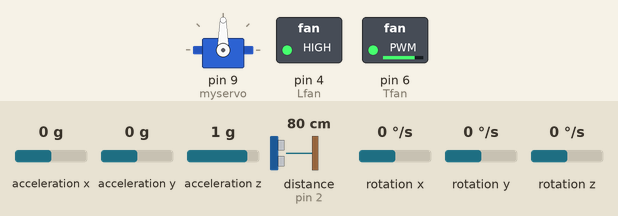
The sketch below on a simulated Arduino Uno, built with avr-gcc and run on an emulated ATmega328P. On the bench: servo, switched loads named in the sketch (green lamp = pin HIGH). Wiring (inferred from the names in the program): ultrasonic range finder: trigger pin 11; echo pin 2. The test bench sets the inputs (shaded band); at power-on: distance to the obstacle (sensor on pin 2) 80 cm, rotation z 0 °/s, acceleration x 0 g, acceleration y 0 g, acceleration z 1 g, rotation x 0 °/s, rotation y 0 °/s. The echo pulse lasts 58.3 µs per cm; pins used as bus, display or sensor lines are not drawn; what the sketch prints to the serial monitor is not drawn.

Above: at 3.7 s.
3.8 s: distance to the obstacle (sensor on pin 2) set to 34 cm
5.3 s: distance to the obstacle (sensor on pin 2) set to 27 cm
At 5.9 s:
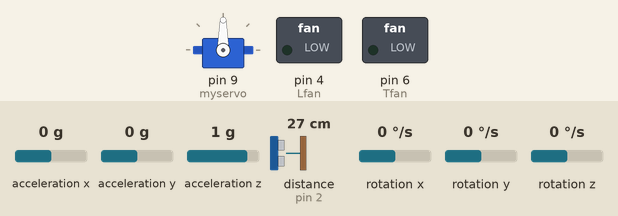
8.3 s: rotation z set to 100 °/s
At 10.1 s:
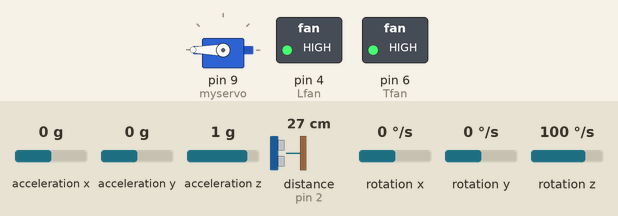
10.4 s: rotation z set to -192 °/s
At 12.7 s:
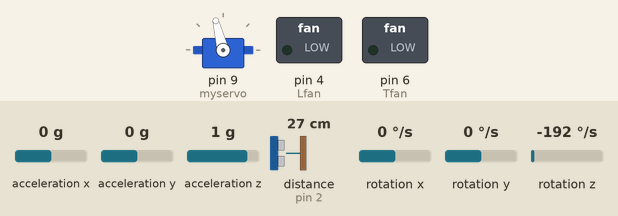
13.4 s: rotation z set to 192 °/s
At 15.0 s:
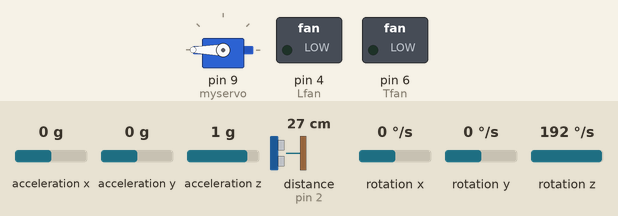
16.4 s: distance to the obstacle (sensor on pin 2) set to 21 cm
19.3 s: distance to the obstacle (sensor on pin 2) set to 16 cm
At 20.9 s:
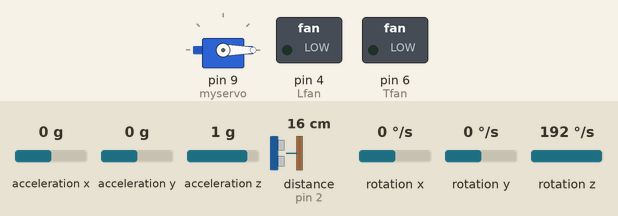
Timing chart, 0 to 23.3 s (numbered marks = the images above; inputs shaded):
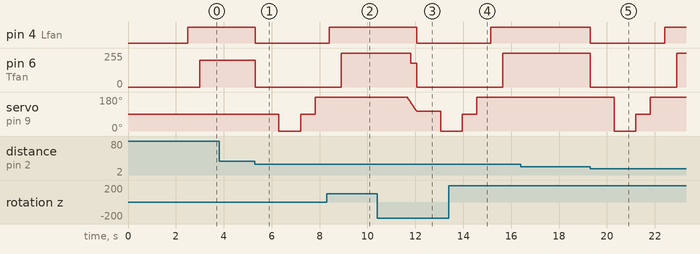

The sketch:

Competition_worthy_code.ino
```cpp
#include <avr/interrupt.h>
#include <avr/io.h>
#include <util/delay.h>
#include <inttypes.h>
#include <stdio.h>
#include <math.h>
#include <Servo.h>
#include "Wire.h"
#include <MPU6050_light.h>

//US
#define trigPin 11  //US trigger on PB3
#define echoPin 2  //US echo on PD2

//mpu
#define YAW_THRESHOLD 90.0
#define SERVO_MIN_ANGLE 0
#define SERVO_MAX_ANGLE 180


//servo
Servo myservo;
int servoAngle;

//lift fan
//const int Lfan = 5; //p3
const int Lfan=4; //DC pd4

//thrust fan
const int Tfan = 6; //p4


//MPU global variables
MPU6050 mpu(Wire);
unsigned long timer = 0;
float forwardYaw;
float currentYaw;
float yaw;

// Constants
const float ACCELERATION_THRESHOLD = 0.5;  // Adjust as needed
const int STOPPED_DURATION = 9000;         // Time in milliseconds to consider it stopped

// Variables
unsigned long accelTimer = 0;  //timer in isHcStopped()
int FanOnTime=2000;  //for delays
int FanOffTime=2000;  //for delays
float prevtA=3;

// //boolean logic
 bool firstLoop = true; //first loop bool to start fans
// bool hcStop =false;    //if hc stopped
bool sweepCheck=false;


//US global variables
long duration;
int distance;
unsigned long sweepTimer;


void setup() {

  pinMode(trigPin, OUTPUT);
  pinMode(echoPin, INPUT);
  pinMode(Lfan, OUTPUT);
  pinMode(Tfan, OUTPUT);


  Serial.begin(9600);
  Wire.begin();
  myservo.attach(9);

  byte status = mpu.begin();
  Serial.print(F("MPU6050 status: "));
  Serial.println(status);
  while (status != 0) { } // stop if could not connect to MPU6050

  Serial.println(F("Calculating offsets, do not move MPU6050"));
  _delay_ms(1000);
  mpu.calcOffsets(true, true); // gyro and accelerometer offset calc.
  Serial.println("Done!\n");

  //default servo to current 0  set forward to current.
  myservo.write(90);
  currentYaw=getYaw();
  forwardYaw = currentYaw;


  delay(500);
 accelTimer=millis();
}


void loop() {

if(firstLoop){

digitalWrite(Lfan,HIGH);
delay(500);
analogWrite(Tfan,255);

firstLoop=false;

}


  digitalWrite(Lfan,HIGH);

  currentYaw=getYaw();    //get the pointing direction.

  // forward yaw - current yaw is the different from (-90 to currentyaw to +90 )
  // +90 to convert to 0 to 180 degree.  90 is the currentYaw point.

  servoAngle = forwardYaw - currentYaw + 90;  //every loop will update the servo angle according to yaw  **check +-
  //servoAngle = constrain(servoAngle,0,180);    //keeping it in servo range
 if(servoAngle < 0){
    servoAngle = 0;

  }
  if(servoAngle > 180){
    servoAngle = 180;
  }

myservo.write(servoAngle);  //setting direction every loop

  if(abs(forwardYaw-currentYaw)>60){

    analogWrite(Tfan,255);
    if(turningWall()&& (millis()-sweepTimer)>3000){
      hcStop();
    }


  }else if(abs(forwardYaw-currentYaw)<15){

    analogWrite(Tfan,200);

    if(incomingWall()&& (millis()-sweepTimer)>3000){
       hcStop();
    }


  }else{
      analogWrite(Tfan,180);
      if(turningWall()&& (millis()-sweepTimer)>3000){
      hcStop();
    }

  }

if(millis()-accelTimer>6000)  {
isHcStopped();

}

// //debug info
// Serial.print("yaw: ");
// Serial.println(yaw);
// Serial.print("forwardYaw: ");
// Serial.println(forwardYaw);
// Serial.print("currentYaw: ");
// Serial.println(currentYaw);

}


// stop and calaulate the next forwardYaw from (-90 current +90)
void hcStop(){

    digitalWrite(Lfan,LOW);
    // delay(100);
    digitalWrite(Tfan,LOW);
    delay(1000);
    forwardYaw = forwardYaw + sweep() - 90;           //angle of servo to go in longest direction
    accelTimer=millis();
    sweepTimer=millis();
    firstLoop=true;
  }


//get the current yaw?
float getYaw(){
  mpu.update();
  yaw =-mpu.getAngleZ();
 // map(yaw,-180,180,0,180);
  return (yaw);  //check if difference is good
}


// do the sweep to find the next direction. return a angle that is -90 to +90 degree.
int sweep(){
  bool firstDelay =true;
  int Theta;
  double tempDist;
  double longestDist = 0;
  for (int i=0; i<181; i+=90)
  {

    myservo.write(i);
     if(firstDelay){    //adding delay for first servo movement to 0degrees
      delay(300);
      firstDelay=false;
    }
    delay(500);  // delays and degrees to be fine tuned 300 delay works
    tempDist = USdist();

    // Serial.print("Servo angle:");
    // Serial.println(i);

    if( tempDist > longestDist){
      longestDist = tempDist;
      Theta = i;
        //check with yaw value
    }
    delay(100);

  }

// sweepTime = millis();              //timer for checkwalltimer idea
//  sweepCheck=true;                   //bool for checkwalltimer idea
  // return Theta - 90;

  if(longestDist<100){
        if(Theta < 90 ){
          Theta = -90;
        }

        if(Theta > 90){
          Theta = 270;
        }
  }else{
          if(Theta < 90 ){
          Theta = 0;
        }

        if(Theta > 90){
          Theta = 180;
        }


  }

  Serial.print(Theta);
  return Theta;
}


//this works
void isHcStopped(){
   mpu.update();  // Update IMU data

  float aX = mpu.getAccX();
  float aY = mpu.getAccY();

  float tA = sqrt(sq(aX)+sq(aY));
  // Calculate avg acceleration

  float avgA= (prevtA + tA)/2;

  // Check if the acceleration is below the threshold
  if (avgA < ACCELERATION_THRESHOLD) {   //acceleration threshold is 0

    digitalWrite(Lfan,LOW);
    analogWrite(Tfan,0);
    delay(800);

    //delay();
    digitalWrite(Lfan,HIGH);
    delay(400);
    analogWrite(Tfan,150);
    // analogWrite(Tfan,150);
    // delay(200);
    int stuckTimer=millis();
    while(millis()-stuckTimer<1500){
         analogWrite(Tfan,255);
         currentYaw=getYaw();    //get the pointing direction.

          servoAngle = forwardYaw - currentYaw + 90;  //every loop will update the servo angle according to yaw  **check +-
        if(servoAngle < 0){
            servoAngle = 0;
          }
          if(servoAngle > 180){
            servoAngle = 180;
          }

        myservo.write(servoAngle);  //setting direction every loop

    }

    // forwardYaw=getYaw();
     firstLoop=true;
    // prevtA = tA;
    // hcStop();
    // accelTimer=millis();
    // return;

  }

    prevtA = tA;
    accelTimer=millis();

}


bool turningWall(){

if(USdist()<18){
    return true;
  }
  return false;


}

bool incomingWall(){

  if(USdist()<30){
    return true;
  }
  return false;

}


int USdist(){

  digitalWrite(trigPin, LOW); //clear trig
  delayMicroseconds(2); // Wait for 2 microseconds

  digitalWrite(trigPin, HIGH);
  delayMicroseconds(10); // pulse for 10 microseconds

  digitalWrite(trigPin, LOW);

  duration = pulseIn(echoPin, HIGH);	//read input echo

  distance= duration*0.034/2;	//distance calc using 0.034cm/microsec


  // Serial.print("Distance: ");
  // Serial.println(distance);

  return distance;
}
```

I2C_Master_C_file.c
```cpp
/*
 * I2C_Master_C_file.c
 * http://www.electronicwings.com
 *
 */

#include <avr/io.h>									/* Include delay header file */
#include <inttypes.h>									/* Include integer type header file */
#include <stdlib.h>										/* Include standard library file */
#include <stdio.h>
#include "I2C_Master_H_file.h"								/* Include I2C header file */

void I2C_Init()												/* I2C initialize function */
{
	TWBR = BITRATE(TWSR = 0x00);							/* Get bit rate register value by formula */
}


uint8_t I2C_Start(char slave_write_address)						/* I2C start function */
{
	uint8_t status;											/* Declare variable */
	TWCR = (1<<TWSTA)|(1<<TWEN)|(1<<TWINT);					/* Enable TWI, generate start condition and clear interrupt flag */
	while (!(TWCR & (1<<TWINT)));							/* Wait until TWI finish its current job (start condition) */
	status = TWSR & 0xF8;									/* Read TWI status register with masking lower three bits */
	if (status != 0x08)										/* Check weather start condition transmitted successfully or not? */
	return 0;												/* If not then return 0 to indicate start condition fail */
	TWDR = slave_write_address;								/* If yes then write SLA+W in TWI data register */
	TWCR = (1<<TWEN)|(1<<TWINT);							/* Enable TWI and clear interrupt flag */
	while (!(TWCR & (1<<TWINT)));							/* Wait until TWI finish its current job (Write operation) */
	status = TWSR & 0xF8;									/* Read TWI status register with masking lower three bits */
	if (status == 0x18)										/* Check weather SLA+W transmitted & ack received or not? */
	return 1;												/* If yes then return 1 to indicate ack received i.e. ready to accept data byte */
	if (status == 0x20)										/* Check weather SLA+W transmitted & nack received or not? */
	return 2;												/* If yes then return 2 to indicate nack received i.e. device is busy */
	else
	return 3;												/* Else return 3 to indicate SLA+W failed */
}

uint8_t I2C_Repeated_Start(char slave_read_address)			/* I2C repeated start function */
{
	uint8_t status;											/* Declare variable */
	TWCR = (1<<TWSTA)|(1<<TWEN)|(1<<TWINT);					/* Enable TWI, generate start condition and clear interrupt flag */
	while (!(TWCR & (1<<TWINT)));							/* Wait until TWI finish its current job (start condition) */
	status = TWSR & 0xF8;									/* Read TWI status register with masking lower three bits */
	if (status != 0x10)										/* Check weather repeated start condition transmitted successfully or not? */
	return 0;												/* If no then return 0 to indicate repeated start condition fail */
	TWDR = slave_read_address;								/* If yes then write SLA+R in TWI data register */
	TWCR = (1<<TWEN)|(1<<TWINT);							/* Enable TWI and clear interrupt flag */
	while (!(TWCR & (1<<TWINT)));							/* Wait until TWI finish its current job (Write operation) */
	status = TWSR & 0xF8;									/* Read TWI status register with masking lower three bits */
	if (status == 0x40)										/* Check weather SLA+R transmitted & ack received or not? */
	return 1;												/* If yes then return 1 to indicate ack received */
	if (status == 0x20)										/* Check weather SLA+R transmitted & nack received or not? */
	return 2;												/* If yes then return 2 to indicate nack received i.e. device is busy */
	else
	return 3;												/* Else return 3 to indicate SLA+W failed */
}

void I2C_Stop()												/* I2C stop function */
{
	TWCR=(1<<TWSTO)|(1<<TWINT)|(1<<TWEN);					/* Enable TWI, generate stop condition and clear interrupt flag */
	while(TWCR & (1<<TWSTO));								/* Wait until stop condition execution */
}

void I2C_Start_Wait(char slave_write_address)				/* I2C start wait function */
{
	uint8_t status;											/* Declare variable */
	while (1)
	{
		TWCR = (1<<TWSTA)|(1<<TWEN)|(1<<TWINT);				/* Enable TWI, generate start condition and clear interrupt flag */
		while (!(TWCR & (1<<TWINT)));						/* Wait until TWI finish its current job (start condition) */
		status = TWSR & 0xF8;								/* Read TWI status register with masking lower three bits */
		if (status != 0x08)									/* Check weather start condition transmitted successfully or not? */
		continue;											/* If no then continue with start loop again */
		TWDR = slave_write_address;							/* If yes then write SLA+W in TWI data register */
		TWCR = (1<<TWEN)|(1<<TWINT);						/* Enable TWI and clear interrupt flag */
		while (!(TWCR & (1<<TWINT)));						/* Wait until TWI finish its current job (Write operation) */
		status = TWSR & 0xF8;								/* Read TWI status register with masking lower three bits */
		if (status != 0x18 )								/* Check weather SLA+W transmitted & ack received or not? */
		{
			I2C_Stop();										/* If not then generate stop condition */
			continue;										/* continue with start loop again */
		}
		break;												/* If yes then break loop */
	}
}

uint8_t I2C_Write(char data)								/* I2C write function */
{
	uint8_t status;											/* Declare variable */
	TWDR = data;											/* Copy data in TWI data register */
	TWCR = (1<<TWEN)|(1<<TWINT);							/* Enable TWI and clear interrupt flag */
	while (!(TWCR & (1<<TWINT)));							/* Wait until TWI finish its current job (Write operation) */
	status = TWSR & 0xF8;									/* Read TWI status register with masking lower three bits */
	if (status == 0x28)										/* Check weather data transmitted & ack received or not? */
	return 0;												/* If yes then return 0 to indicate ack received */
	if (status == 0x30)										/* Check weather data transmitted & nack received or not? */
	return 1;												/* If yes then return 1 to indicate nack received */
	else
	return 2;												/* Else return 2 to indicate data transmission failed */
}

uint8_t I2C_Read_Ack()										/* I2C read ack function */
{
	TWCR=(1<<TWEN)|(1<<TWINT)|(1<<TWEA);					/* Enable TWI, generation of ack and clear interrupt flag */
	while (!(TWCR & (1<<TWINT)));							/* Wait until TWI finish its current job (read operation) */
	return TWDR;											/* Return received data */
}

uint8_t I2C_Read_Nack()										/* I2C read nack function */
{
	TWCR=(1<<TWEN)|(1<<TWINT);								/* Enable TWI and clear interrupt flag */
	while (!(TWCR & (1<<TWINT)));							/* Wait until TWI finish its current job (read operation) */
	return TWDR;											/* Return received data */
}	
```

I2C_Master_H_file.h
```cpp
/*
 * I2C_Master_H_file.h
 * http://www.electronicwings.com
 *
 */


#ifndef I2C_MASTER_H_FILE_H_					/* Define library H file if not defined */
#define I2C_MASTER_H_FILE_H_

#define F_CPU 8000000UL							/* Define CPU clock Frequency e.g. here its 8MHz */
#include <avr/io.h>								/* Include AVR std. library file */
#include <util/delay.h>							/* Include delay header file */
#include <math.h>								/* Include math function */
#define SCL_CLK 100000L							/* Define SCL clock frequency */
#define BITRATE(TWSR)	((F_CPU/SCL_CLK)-16)/(2*pow(4,(TWSR&((1<<TWPS0)|(1<<TWPS1))))) /* Define bit rate */


#endif											/* I2C_MASTER_H_FILE_H_ */


#ifdef __cplusplus //because c++ compile
extern "C" {      //
	#endif             //until here
	void I2C_Init();								/* I2C initialize function */
uint8_t  I2C_Start(char);						/* I2C start function */
uint8_t  I2C_Repeated_Start(char);				/* I2C repeated start function */
void I2C_Stop();								/* I2C stop function */
void I2C_Start_Wait(char);						/* I2C start wait function */
uint8_t  I2C_Write(char);						/* I2C write function */
uint8_t I2C_Read_Ack();							/* I2C read ack function */
uint8_t I2C_Read_Nack();							/* I2C read nack function */
	#ifdef __cplusplus    //end of c++ directive for C
}                     //
#endif                //until here
```

USART_RS232_C_file.c
```cpp
#define F_CPU 16000000UL
#define BAUD 9600UL
#define UBRR_reg ((F_CPU)/((BAUD)*(16UL))-1)
#include "USART_RS232_H_file.h"
volatile static uint8_t uart_tx_busy = 1;

ISR(USART_TX_vect){
	uart_tx_busy = 1;
}

void uart_tx_init() {
	UBRR0H = (uint8_t)((UBRR_reg)>>8); // Set the UART speed as defined by UBRR_reg
	UBRR0L = (uint8_t)UBRR_reg;
	UCSR0B|=(1<<TXCIE0)|(1<<TXEN0); // Enable TX and TX interrupt
	UCSR0C=(3<<UCSZ00); // 8N1
}

void uart_send_byte(uint8_t c){
	while(uart_tx_busy == 0);
	uart_tx_busy = 0;
	UDR0 = c;
}

void uart_print_uint8(uint8_t num)
{
	uint8_t a,b,c;

	if(num>=100)
	{
		a=num/100;
		b=num/10-10*a;
		c=num%10;
		uart_send_byte(a+48);
		uart_send_byte(b+48);
		uart_send_byte(c+48);
	}
	else if(num>=10)
	{
		b=num/10;
		c=num%10;
		uart_send_byte(b+48);
		uart_send_byte(c+48);
	}
	else
	{
		c=num;
		uart_send_byte(c+48);

	}

}
```

USART_RS232_H_file.h
```cpp
#include <stdint.h>
#include <avr/io.h>
#include <util/delay.h>
#include <avr/interrupt.h>


#ifdef __cplusplus //because c++ compile
extern "C" {      //
	#endif             //until here
	void uart_tx_init();
	void uart_send_byte(uint8_t);
	void uart_print_uint8(uint8_t);
	#ifdef __cplusplus    //end of c++ directive for C
}                     //
#endif                //until here
```

pwm.c
```cpp
#include "pwm.h"

void pwm_init_PD3(){
  DDRD |= (1 << DDD3);

  TCCR2A |= (1<<WGM20)|(1<<WGM21)|(0<<COM2B0)|(1<<COM2B1);
  TCCR2B |=(1<<CS20)|(0<<CS21)|(0<<CS22);

  }
void pwm_PD3_write(uint8_t val){
  OCR2B = val;        //set value into timer register
  }
```

pwm.h
```cpp
#include <avr/io.h>
#include <avr/interrupt.h>
#include <stdbool.h>
#include <util/delay.h>


#ifdef __cplusplus //because c++ compile
 extern "C" {      //
#endif             //until here


void pwm_init_PD3();
void pwm_PD3_write(uint8_t);


#ifdef __cplusplus    //end of c++ directive for C
}                     //
#endif                //until here
```

uart.c
```cpp
#define F_CPU 16000000UL
#define BAUD 9600UL
#define UBRR_reg ((F_CPU)/((BAUD)*(16UL))-1)
#include "uart.h"
volatile static uint8_t uart_tx_busy = 1;

ISR(USART_TX_vect){
  uart_tx_busy = 1;
}

void uart_tx_init() {
  UBRR0H = (uint8_t)((UBRR_reg)>>8); // Set the UART speed as defined by UBRR_reg
  UBRR0L = (uint8_t)UBRR_reg;
  UCSR0B|=(1<<TXCIE0)|(1<<TXEN0); // Enable TX and TX interrupt
  UCSR0C=(3<<UCSZ00); // 8N1
}

void uart_send_byte(uint8_t c){
  while(uart_tx_busy == 0);
  uart_tx_busy = 0;
  UDR0 = c;
}

void uart_print_uint16(uint16_t num)
 {
  uint8_t a,b,c,d;
  if(num >9999)
  {
    uart_send_byte(9+48);
    uart_send_byte(9+48);
    uart_send_byte(9+48);
    uart_send_byte(9+48);
  }
  else if(num>=1000)
  {
    a=num/1000;
    b=num/100-10*a;
    c=num/10-10*num/100;
    d=num%10;
    uart_send_byte(a+48);
    uart_send_byte(b+48);
    uart_send_byte(c+48);
    uart_send_byte(d+48);
  }
  else if(num>=100)
  {
    a=num/100;
    b=num/10-10*a;
    c=num%10;
    uart_send_byte(a+48);
    uart_send_byte(b+48);
    uart_send_byte(c+48);
  }
  else if(num>=10)
  {
     b=num/10;
     c=num%10;
     uart_send_byte(b+48);
     uart_send_byte(c+48);
  }
  else
  {
    c=num;
    uart_send_byte(c+48);

  }

 }
```

uart.h
```cpp
#include <stdint.h>
#include <avr/io.h>
#include <util/delay.h>
#include <avr/interrupt.h>


#ifdef __cplusplus //because c++ compile
 extern "C" {      //
#endif             //until here
void uart_tx_init();
void uart_send_byte(uint8_t);
void uart_print_uint16(uint16_t);
#ifdef __cplusplus    //end of c++ directive for C
}                     //
#endif                //until here
```

Measured:
- the behaviour switches between 31 and 30 cm on distance to the obstacle (sensor on pin 2) (found by bisection; images 0 and 1)
- the behaviour switches between 19 and 18 cm on distance to the obstacle (sensor on pin 2) (found by bisection; images 4 and 5)
- after the input at 3.8 s, every drawn part: stays the same
- after the input at 5.3 s, pin 4 (Lfan): HIGH → LOW at once; pin 6 (Tfan): 200/255 → 0/255 at once; servo on pin 9 (myservo): 90° → 0° after 1.0 s, → 90° 0.90 s later, → 180° 0.60 s later
- after the input at 8.3 s, servo on pin 9 (myservo): stays 180° (without the input it goes to 0° after 0.61 s)
- after the input at 10.4 s, pin 4 (Lfan): HIGH → LOW after 1.7 s; pin 6 (Tfan): 255/255 → 180/255 after 1.4 s, → 0/255 0.24 s later; servo on pin 9 (myservo): moves from 180° to 0° over 1.4 s, starting after 1.3 s
- after the input at 13.4 s, servo on pin 9 (myservo): goes on until 14.6 s, then stays 180°
- after the input at 16.4 s, every drawn part: stays the same
- after the input at 19.3 s, pin 4 (Lfan): HIGH → LOW at once, → HIGH 3.1 s later; pin 6 (Tfan): 255/255 → 0/255 at once, → 255/255 3.6 s later; servo on pin 9 (myservo): 180° → 0° after 1.0 s, → 90° 0.90 s later, → 180° 0.60 s later
